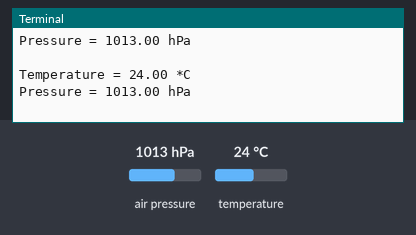
The program below on a simulated Raspberry Pi (BCM pin numbers). Parts: the last lines printed to the terminal. The test bench sets the inputs (shaded band); at power-on: air pressure 1013 hPa, temperature 24 °C.

Above: at 1.2 s.
1.3 s: air pressure set to 952 hPa
At 2.6 s:
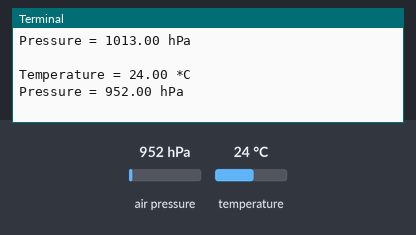
2.8 s: temperature set to 12 °C
At 3.7 s:
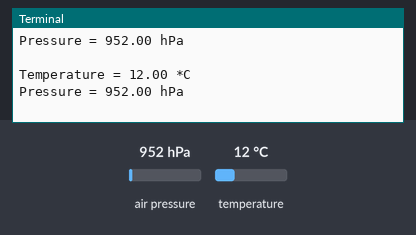
4.3 s: air pressure set to 975 hPa
At 5.8 s:
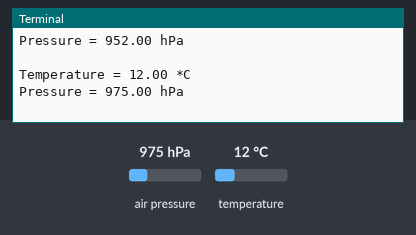
Timing chart, 0 to 7.3 s (numbered marks = the images above; inputs shaded):
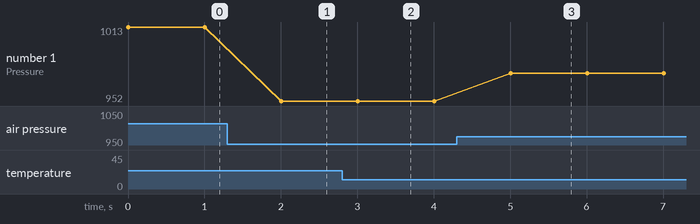

The program:

dps310_simpletest.py
```python
import time
import board
import busio
import adafruit_dps310

i2c = busio.I2C(board.SCL, board.SDA)

dps310 = adafruit_dps310.DPS310(i2c)

while True:
    print("Temperature = %.2f *C"%dps310.temperature)
    print("Pressure = %.2f hPa"%dps310.pressure)
    print("")
    time.sleep(1.0)
```

Measured:
- after the input at 1.3 s, the terminal: prints a new line after 0.70 s (image 1)
- after the input at 2.8 s, the terminal: prints a new line after 0.20 s (image 2)
- after the input at 4.3 s, the terminal: prints a new line after 0.70 s (image 3)
- plotted number 1: 1013 → 952 after the input at 1.3 s, 952 → 975 after the input at 4.3 s
